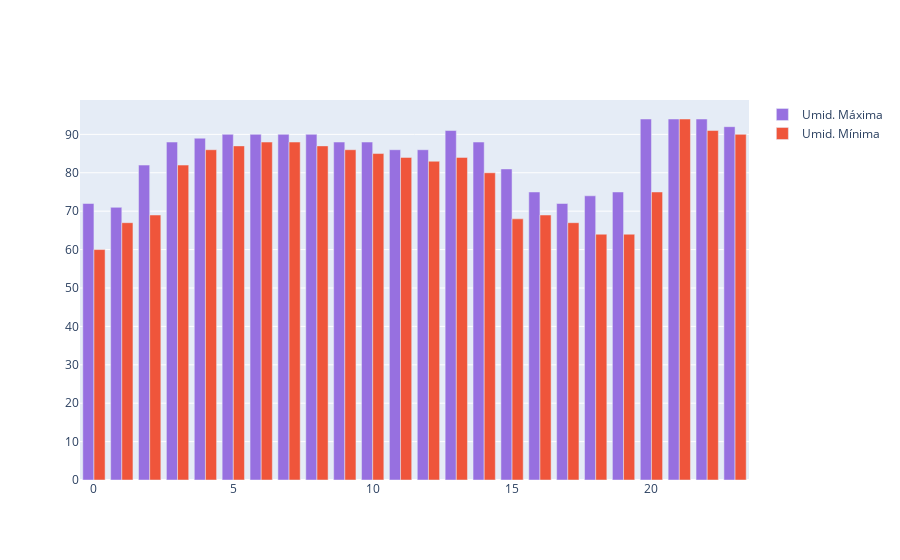

The code cell stored with this chart in its notebook:
### Code cell
configure_plotly_browser_state() # Específico para o Colab

umid_max = go.Bar(x=clima.hora, y=clima.umid_max, name='Umid. Máxima', marker={'color': '#9770E0'})
umid_min = go.Bar(x=clima.hora, y=clima.umid_min, name='Umid. Mínima')

data = [umid_max, umid_min]

ply.iplot(data)

### Figure 1 — Plotly figure (JSON) as saved in the notebook; plotly's stock layout.template omitted (floating-point values rounded to 4 significant figures)
{"data": [{"marker": {"color": "#9770E0"}, "x": [0, 1, 2, 3, 4, 5, 6, 7, 8, 9, 10, 11, 12, 13, 14, 15, 16, 17, 18, 19, 20, 21, 22, 23], "type": "bar", "name": "Umid. Máxima", "y": [72, 71, 82, 88, 89, 90, 90, 90, 90, 88, 88, 86, 86, 91, 88, 81, 75, 72, 74, 75, 94, 94, 94, 92]}, {"y": [60, 67, 69, 82, 86, 87, 88, 88, 87, 86, 85, 84, 83, 84, 80, 68, 69, 67, 64, 64, 75, 94, 91, 90], "x": [0, 1, 2, 3, 4, 5, 6, 7, 8, 9, 10, 11, 12, 13, 14, 15, 16, 17, 18, 19, 20, 21, 22, 23], "type": "bar", "name": "Umid. Mínima"}], "layout": {}}
